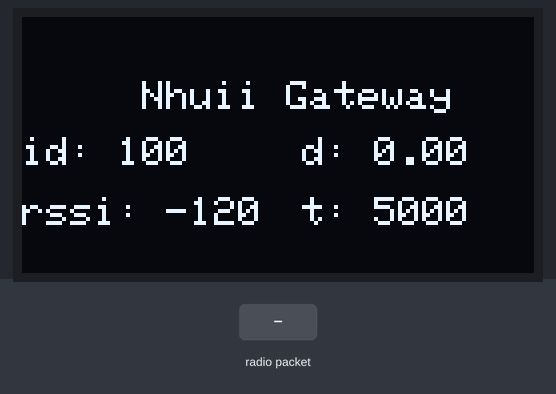
The sketch below on a simulated Arduino Uno, built with avr-gcc and run on an emulated ATmega328P. Shown: 128×64 one-colour display. Inputs (shaded band) come from the test bench. No radio packets arrive unless stated; what the sketch prints to the serial monitor is not drawn.

Above: at 6.3 s.
6.4 s: radio packet "1" arrives
Timing chart, 0 to 9.4 s (numbered marks = the images above; inputs shaded):
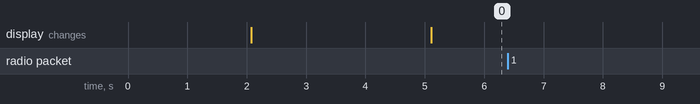

The sketch:

rfm95-lora-sender-esp8266.ino
```cpp
//Transfer
#include <SPI.h>
#include <LoRa.h>
#include <ArduinoJson.h>

#include <Wire.h>
#include <Adafruit_GFX.h>
#include <Adafruit_SSD1306.h>

#define SCREEN_WIDTH 128 // OLED display width, in pixels
#define SCREEN_HEIGHT 64 // OLED display height, in pixels

//define the pins used by the transceiver module
#define ss 16   //D0
#define rst 2   //D4
#define dio0 15 //D8

long timer, period;
byte node_id2req = 1;

String msg;
byte msg_len;

const byte sync_word = 0xF3;
const byte station_id = 0;
const byte node_num  = 3;

//Create OLED obj
Adafruit_SSD1306 display(SCREEN_WIDTH, SCREEN_HEIGHT, &Wire, -1);

void setup() {
  //initialize Serial Monitor
  Serial.begin(115200);

  //setup LoRa transceiver module
  LoRa.setPins(ss, rst, dio0);

  //replace the LoRa.begin(---E-) argument with your location's frequency
  //433E6 for Asia
  //866E6 for Europe
  //915E6 for North America
  while (!LoRa.begin(866E6)) {
    Serial.println(".");
    delay(500);
  }
   // Change sync word (0xF3) to match the receiver
  // The sync word assures you don't get LoRa messages from other LoRa transceivers
  // ranges from 0-0xFF
  LoRa.setSyncWord(sync_word);
  LoRa.onReceive(onReceive);
  LoRa.receive();
  Serial.println("LoRa Initializing OK!");

  if(!display.begin(SSD1306_SWITCHCAPVCC, 0x3C)) { // Address 0x3D for 128x64
    Serial.println(F("SSD1306 allocation failed"));
    for(;;);
  }
  delay(2000);
  display.clearDisplay();
  display.setTextSize(1);
  display.setTextColor(WHITE);

  display.setCursor(30, 30);
  display.println("Lora Gateway");
  display.display();
  delay(3000);
  oled_update(100, 0, 5000, -120);
  timer = millis();
}

void loop() {
  if(millis()-timer> 5000){
    Serial.println("Request node:");
    String ssm = "hi";
    sendMessage(node_id2req, station_id, ssm);
    timer = millis();
    LoRa.receive();                     // go back into receive mode
    node_id2req++;
    if(node_id2req > node_num) node_id2req = 1;
  }
}

void sendMessage(byte _node_addr, byte _station_addr, String _msg) {
  LoRa.beginPacket();                   // start packet
  LoRa.write(_node_addr);               // add destination address
  LoRa.write(_station_addr);            // add sender address
  LoRa.write(_msg.length());            // add payload length
  LoRa.print(_msg);                     // add payload
  LoRa.endPacket();                     // finish packet and send it
}

void onReceive(int packetSize) {
  if (packetSize == 0) return;          // if there's no packet, return

  // read packet header bytes:
  int recipient = LoRa.read();          // recipient address
  Serial.println("To Node: " + (String)recipient);
  // same station address -> read msg or skip msg
  if(recipient == station_id){
    byte sender = LoRa.read();            // sender address
    byte incomingLength = LoRa.read();    // incoming msg length
    String incoming = "";                 // payload of packet
    while (LoRa.available()) {            // can't use readString() in callback, so
      incoming += (char)LoRa.read();      // add bytes one by one
    }

    if (incomingLength != incoming.length()) {   // check length for error
      Serial.println("error: message length does not match length");
      //return;                             // skip rest of function
    }

    // if message is for this device, or broadcast, print details:
    Serial.println("Received from: 0x" + String(sender, HEX));
    Serial.println("Sent to: 0x" + String(recipient, HEX));
    Serial.println("Message length: " + String(incomingLength));
    Serial.println("Message: " + incoming);
    Serial.println("RSSI: " + String(LoRa.packetRssi()));
    Serial.println("Snr: " + String(LoRa.packetSnr()));
    Serial.println();
  }else{
    Serial.println("Message is not for me!");
  }
}

void oled_update(int _id, float _data, long _period, int _rssi){
  display.clearDisplay();
  display.setCursor(30, 16);
  display.println("Nhuii Gateway");

  display.setCursor(0, 30);
  display.print("id: ");display.print(_id);
  display.setCursor(70, 30);
  display.print("d: ");display.println(_data);

  display.setCursor(0, 45);
  display.print("rssi: ");display.print(_rssi);
  display.setCursor(70, 45);
  display.print("t: ");display.println(_period);
  display.display();
}
```

Measured:
- after the input at 6.4 s, every drawn part: stays the same
